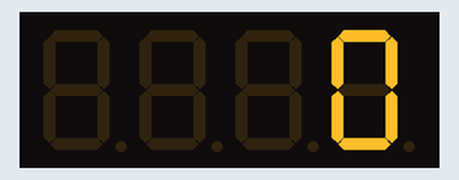
Recording of a sketch running on a simulated ATtiny85, built with avr-gcc and run on an emulated ATtiny85. On the bench: 4-digit seven-segment display.

Above: at 0.1 s.
At 5.1 s:
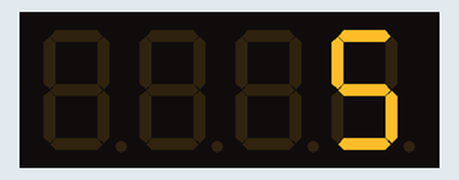
At 10.1 s:
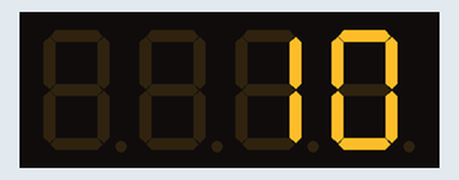
At 16.1 s:
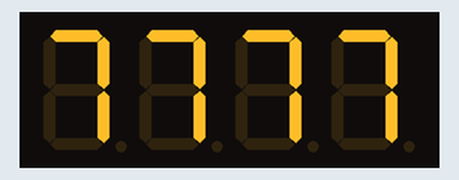
At 25.1 s:
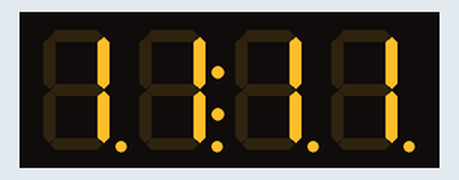
At 38.1 s:
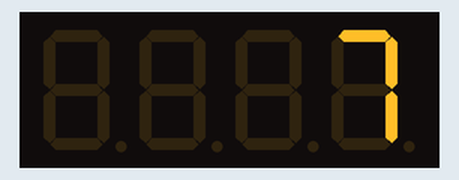

Measured:
- what the display in image 2 shows lasts 6.0 s, from 10.0 s to 16.0 s
- what the display in image 3 shows lasts 5.0 s, from 16.0 s to 21.0 s
- what the display in image 5 shows lasts 1.0 s, from 38.1 s to 39.1 s

The sketch:

HT16K33_7SEG_LED.ino
```cpp
#include <Wire.h> // Enable this line if using Arduino Uno, Mega, etc.
#include <Adafruit_GFX.h>
#include "Adafruit_LEDBackpack.h"

Adafruit_7segment matrix = Adafruit_7segment(); // declare LED object

void setup() {
#ifndef __AVR_ATtiny85__
  Serial.begin(9600);
  Serial.println("7 Segment Backpack Test");
#endif
  matrix.begin(0x70);
}

void loop() {

// Countdown
  for(int i = 0; i < 11; i++){
    matrix.println(i);
    matrix.writeDisplay();
    delay(1000);
    }

delay(5000);

// Print a 4 digit float.
    float i = 7777;
    matrix.println(i);
    matrix.writeDisplay();

delay(5000);

// Make colon dot light up.
for(int i = 0; i < 5; i++){
      matrix.writeDigitNum(i,1, true);
      matrix.writeDisplay();
      delay(1000);
      }
delay(5000);
}
```
